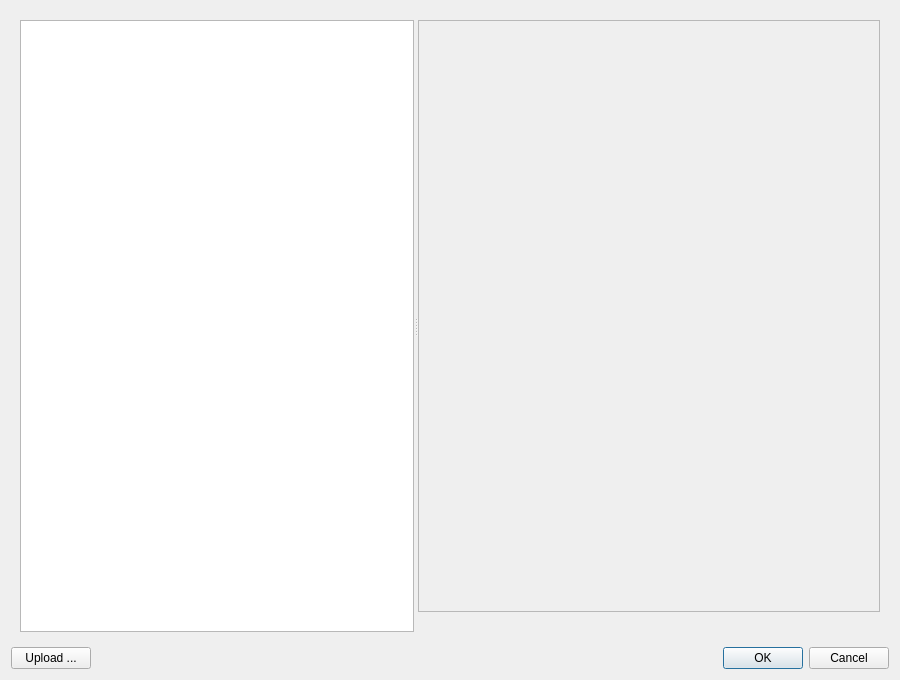
<?xml version="1.0" encoding="UTF-8"?>
<ui version="4.0">
 <class>Dialog</class>
 <widget class="QDialog" name="Dialog">
  <property name="geometry">
   <rect>
    <x>0</x>
    <y>0</y>
    <width>900</width>
    <height>680</height>
   </rect>
  </property>
  <property name="windowTitle">
   <string>Image Gallery</string>
  </property>
  <layout class="QGridLayout" name="gridLayout">
   <item row="1" column="1">
    <widget class="QDialogButtonBox" name="buttonBox">
     <property name="orientation">
      <enum>Qt::Orientation::Horizontal</enum>
     </property>
     <property name="standardButtons">
      <set>QDialogButtonBox::StandardButton::Cancel|QDialogButtonBox::StandardButton::Ok</set>
     </property>
    </widget>
   </item>
   <item row="1" column="0">
    <widget class="QPushButton" name="uploadImage">
     <property name="text">
      <string>Upload ...</string>
     </property>
    </widget>
   </item>
   <item row="0" column="0" colspan="2">
    <widget class="QWidget" name="widget" native="true">
     <layout class="QHBoxLayout" name="horizontalLayout">
      <item>
       <widget class="QSplitter" name="splitter">
        <property name="orientation">
         <enum>Qt::Orientation::Horizontal</enum>
        </property>
        <widget class="QListWidget" name="imageList">
         <property name="iconSize">
          <size>
           <width>128</width>
           <height>128</height>
          </size>
         </property>
         <property name="viewMode">
          <enum>QListView::ViewMode::IconMode</enum>
         </property>
        </widget>
        <widget class="QWidget" name="image" native="true">
         <layout class="QVBoxLayout" name="verticalLayout_2">
          <property name="leftMargin">
           <number>0</number>
          </property>
          <property name="topMargin">
           <number>0</number>
          </property>
          <property name="rightMargin">
           <number>0</number>
          </property>
          <property name="bottomMargin">
           <number>0</number>
          </property>
          <item>
           <widget class="QScrollArea" name="imageScrollArea">
            <property name="minimumSize">
             <size>
              <width>300</width>
              <height>0</height>
             </size>
            </property>
            <property name="widgetResizable">
             <bool>true</bool>
            </property>
            <widget class="QWidget" name="imageScroll">
             <property name="geometry">
              <rect>
               <x>0</x>
               <y>0</y>
               <width>468</width>
               <height>588</height>
              </rect>
             </property>
             <layout class="QVBoxLayout" name="verticalLayout">
              <item>
               <widget class="QLabel" name="selectedImageLabel">
                <property name="text">
                 <string>&lt;Image&gt;</string>
                </property>
               </widget>
              </item>
              <item>
               <spacer name="verticalSpacer">
                <property name="orientation">
                 <enum>Qt::Orientation::Vertical</enum>
                </property>
                <property name="sizeHint" stdset="0">
                 <size>
                  <width>20</width>
                  <height>40</height>
                 </size>
                </property>
               </spacer>
              </item>
             </layout>
            </widget>
           </widget>
          </item>
          <item>
           <widget class="QLabel" name="imageDescription">
            <property name="wordWrap">
             <bool>true</bool>
            </property>
           </widget>
          </item>
         </layout>
        </widget>
       </widget>
      </item>
     </layout>
    </widget>
   </item>
  </layout>
 </widget>
 <resources/>
 <connections>
  <connection>
   <sender>buttonBox</sender>
   <signal>accepted()</signal>
   <receiver>Dialog</receiver>
   <slot>accept()</slot>
   <hints>
    <hint type="sourcelabel">
     <x>248</x>
     <y>254</y>
    </hint>
    <hint type="destinationlabel">
     <x>157</x>
     <y>274</y>
    </hint>
   </hints>
  </connection>
  <connection>
   <sender>buttonBox</sender>
   <signal>rejected()</signal>
   <receiver>Dialog</receiver>
   <slot>reject()</slot>
   <hints>
    <hint type="sourcelabel">
     <x>316</x>
     <y>260</y>
    </hint>
    <hint type="destinationlabel">
     <x>286</x>
     <y>274</y>
    </hint>
   </hints>
  </connection>
 </connections>
</ui>
